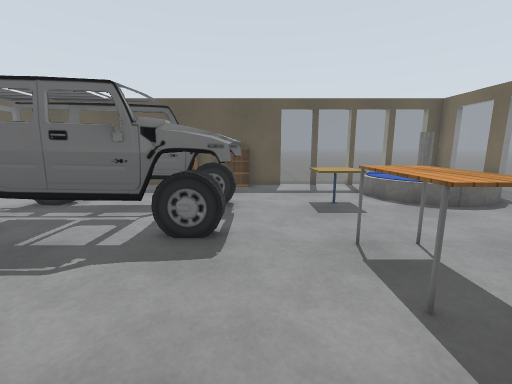
[1] (above)

19 first-person views from a walk through a robot-simulator world made for Gazebo. The camera is 1.2 m above the floor, tilts 10° down and sees 90° across. The lines on the ground mark 1 m squares. The floor is counted in squares, 0.5 m on a side. Each view is taken from the middle of a square. On the plan, view 1 faces up. The plan holds only what a view shows up to about 17 squares ahead; the rest is blank. The place goes on beyond the plan. The robots in the file are not drawn. Simple patterns stand in for the simulator's built-in surfaces. Simple shapes stand in for some stock models. Some surface patterns are stand-ins.

[2]
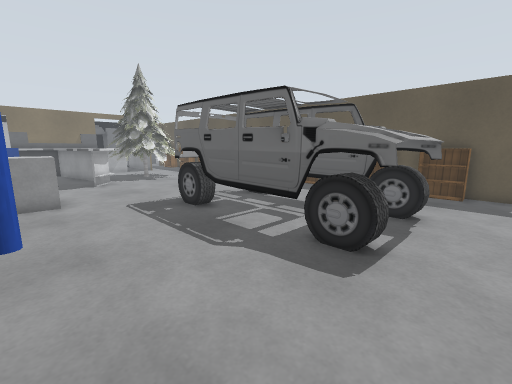

[3]
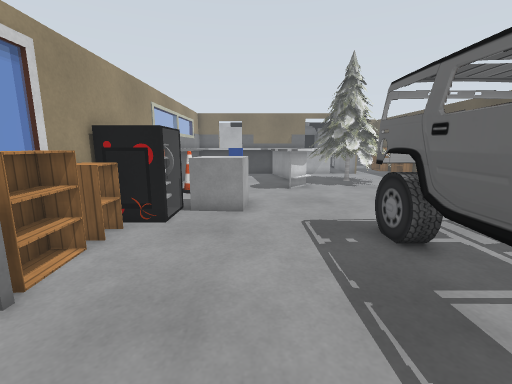

[4]
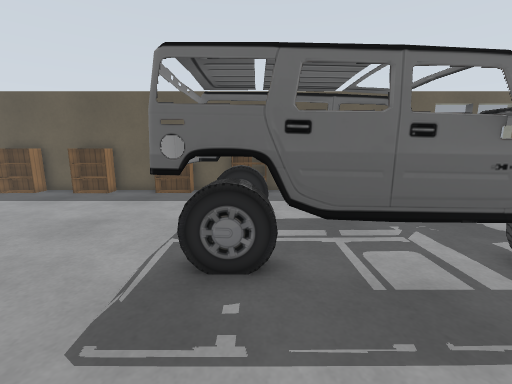

[5]
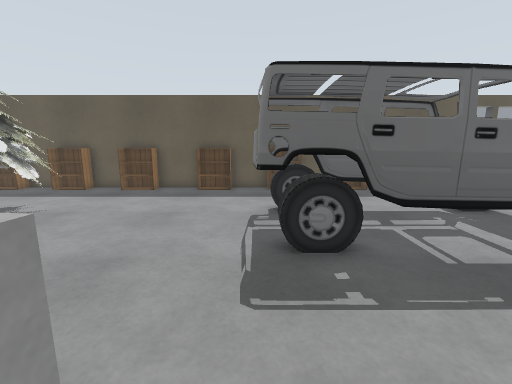

[6]
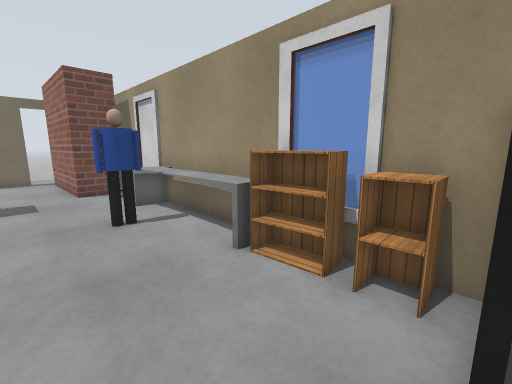

[7]
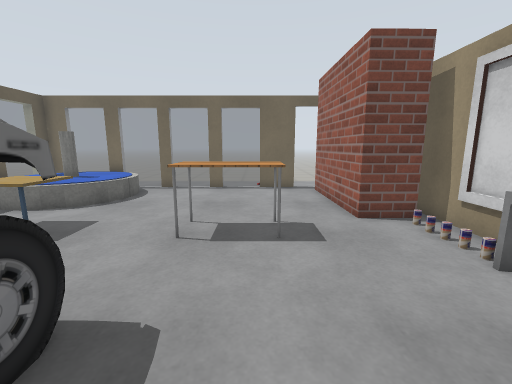

[8]
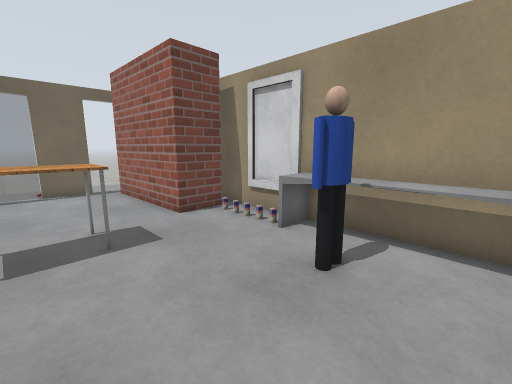

[9]
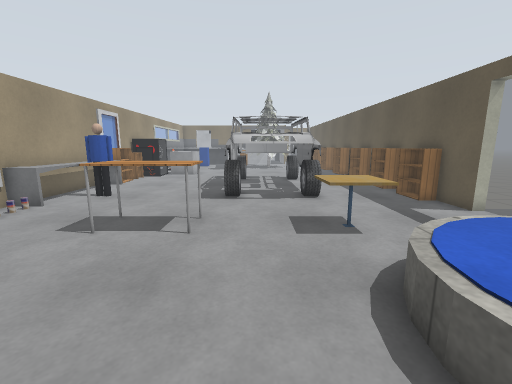

[10]
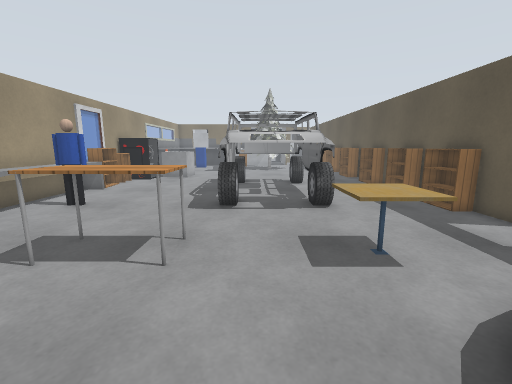

[11]
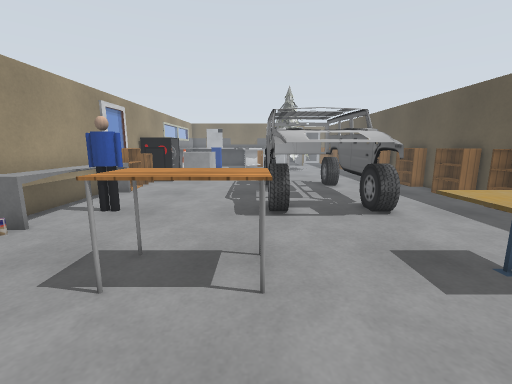

[12]
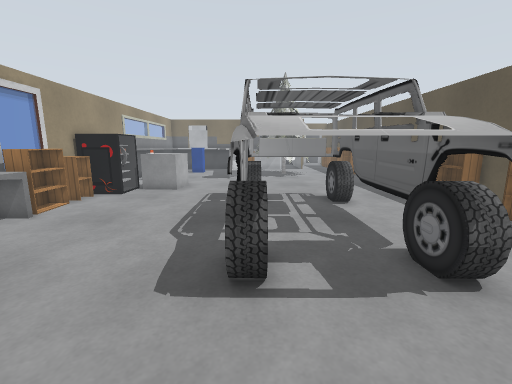

[13]
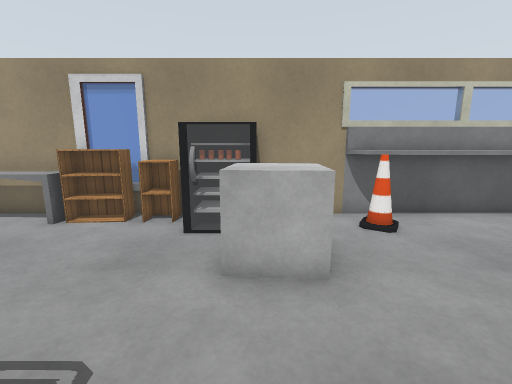

[14]
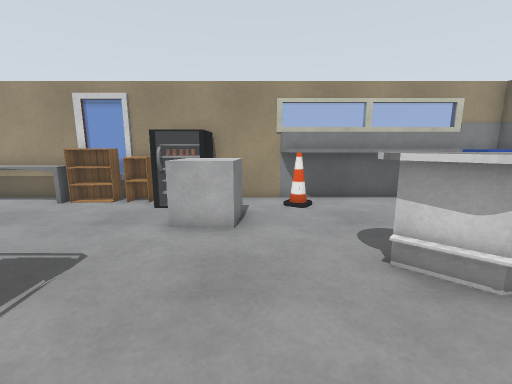

[15]
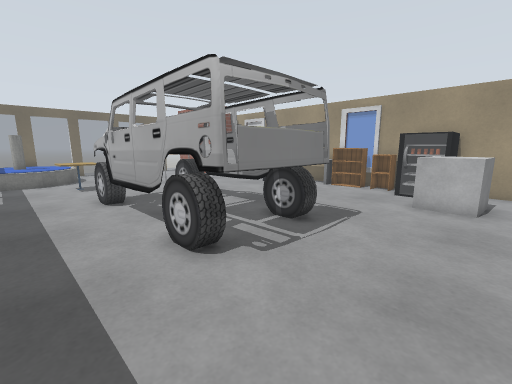

[16]
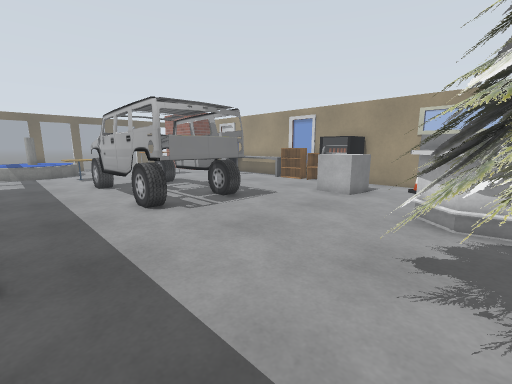

[17]
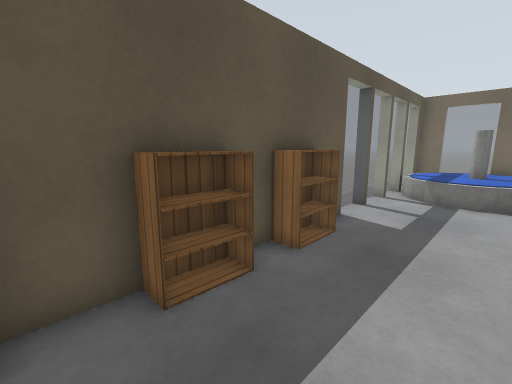

[18]
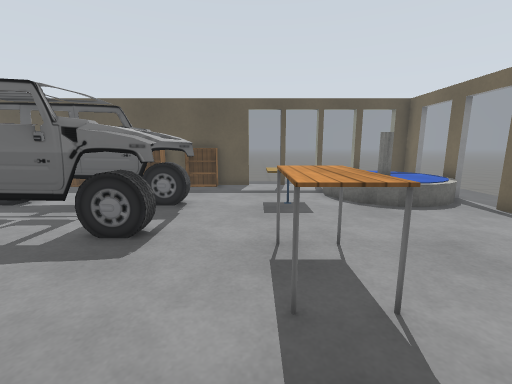

[19]
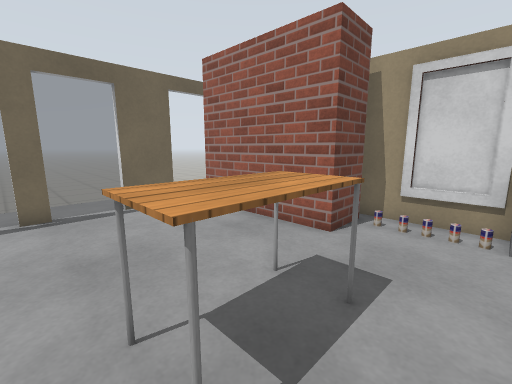

### Floor plan
Key: @ floor where view 1 was taken; # wall or solid block; . floor; = window, fence, low wall or low ledge; B bookshelf; F fountain; C car; T cafe table; A table; P person; I pine tree; N cone; E cabinet; R brick block; K drink can; O other object.
Columns run from 19 left of view 1 to 11 right of it. Each row starts with its distance up from view 1.
 17                     #=========#
 16 ##B###BB##BB##BB#BB##....#FFF #
 15 ..BB..BB..BB..BB.BB......FFFFFF
 14 .........................FFFFFF
 13 .........................FFFFFF
 12 I.....................TT.FFFFFF
 11 II.......CCCCCCCCCC..TTT.FFFFFF
 10 II ......CCCCCCCCCCC..TT..FFFF#
  9 II ......CCCCCCCCCCC..........#
  8 II.......CCCCCCCCCCC...........
  7   .......CCCCCCCCCC ...........
  6 ###............ ......AA.......
  5 ###...................AA.......
  4   #...................AA.......
  3  .....OO..............AA......#
  2 ......OOO.....................#
  1 ......OOO........PP.....RRRRRR
  0 ...N...###.......PP@...RR
 -1 ###N ..###EEBB######KKOOR
 -2 ######## #######  ########

Where each view was taken, in squares from view 1:
view 1: 0 up, 0 right, facing up
view 2: 1 up, 1 right, facing up-left
view 3: 3 up, 2 left, facing left
view 4: 2 up, 8 left, facing up
view 5: 1 up, 10 left, facing up
view 6: 3 up, 10 left, facing down-right
view 7: 4 up, 4 left, facing right
view 8: 5 up, 4 left, facing down-right
view 9: 8 up, 11 right, facing left
view 10: 8 up, 9 right, facing left
view 11: 6 up, 8 right, facing left
view 12: 7 up, 3 right, facing left
view 13: 7 up, 12 left, facing down
view 14: 10 up, 14 left, facing down
view 15: 14 up, 14 left, facing down-right
view 16: 15 up, 19 left, facing down-right
view 17: 12 up, 7 left, facing up-right
view 18: 0 up, 2 right, facing up
view 19: 7 up, 1 right, facing down-right
